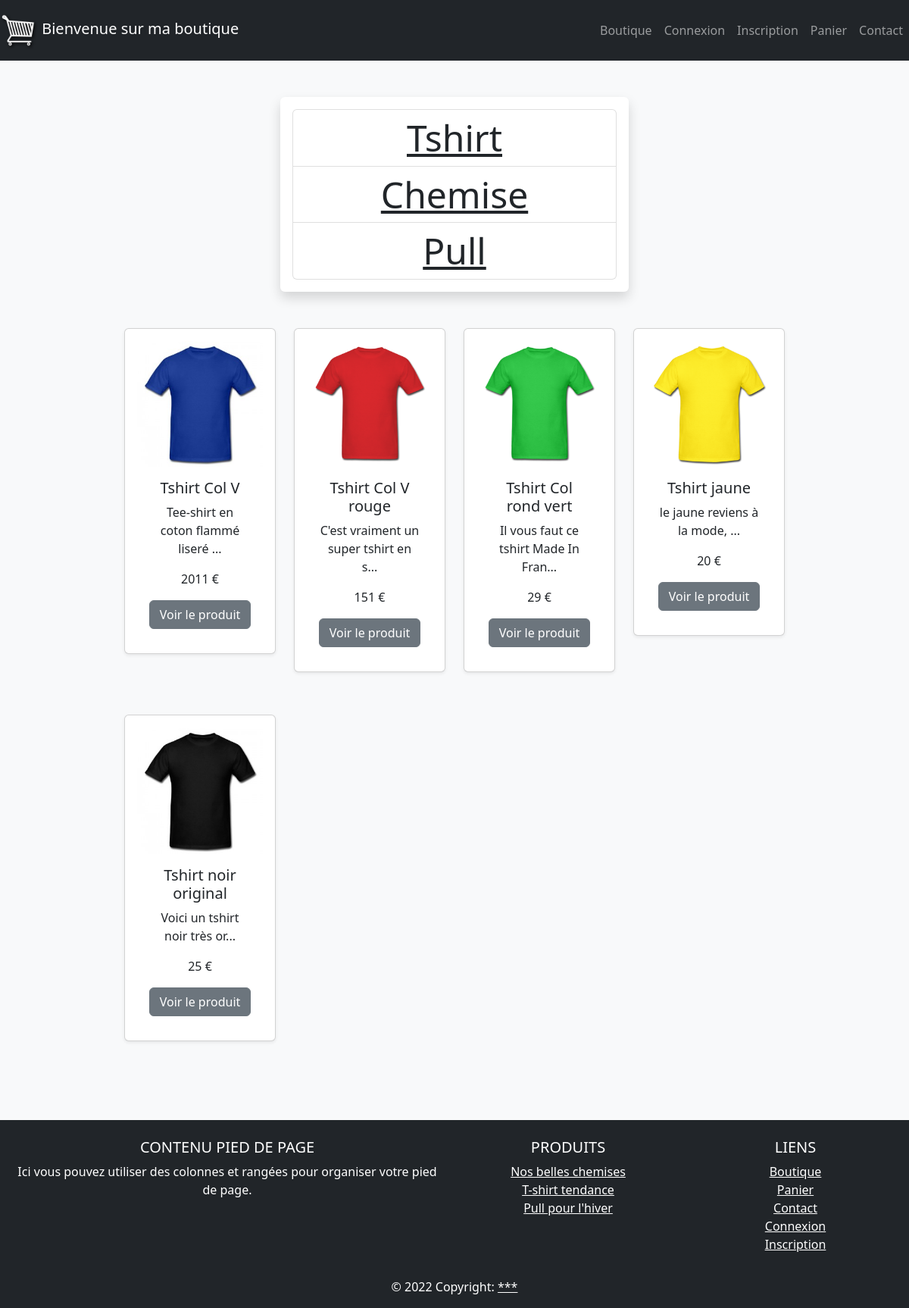
Page /?categorie=tshirt on the earlier database version.
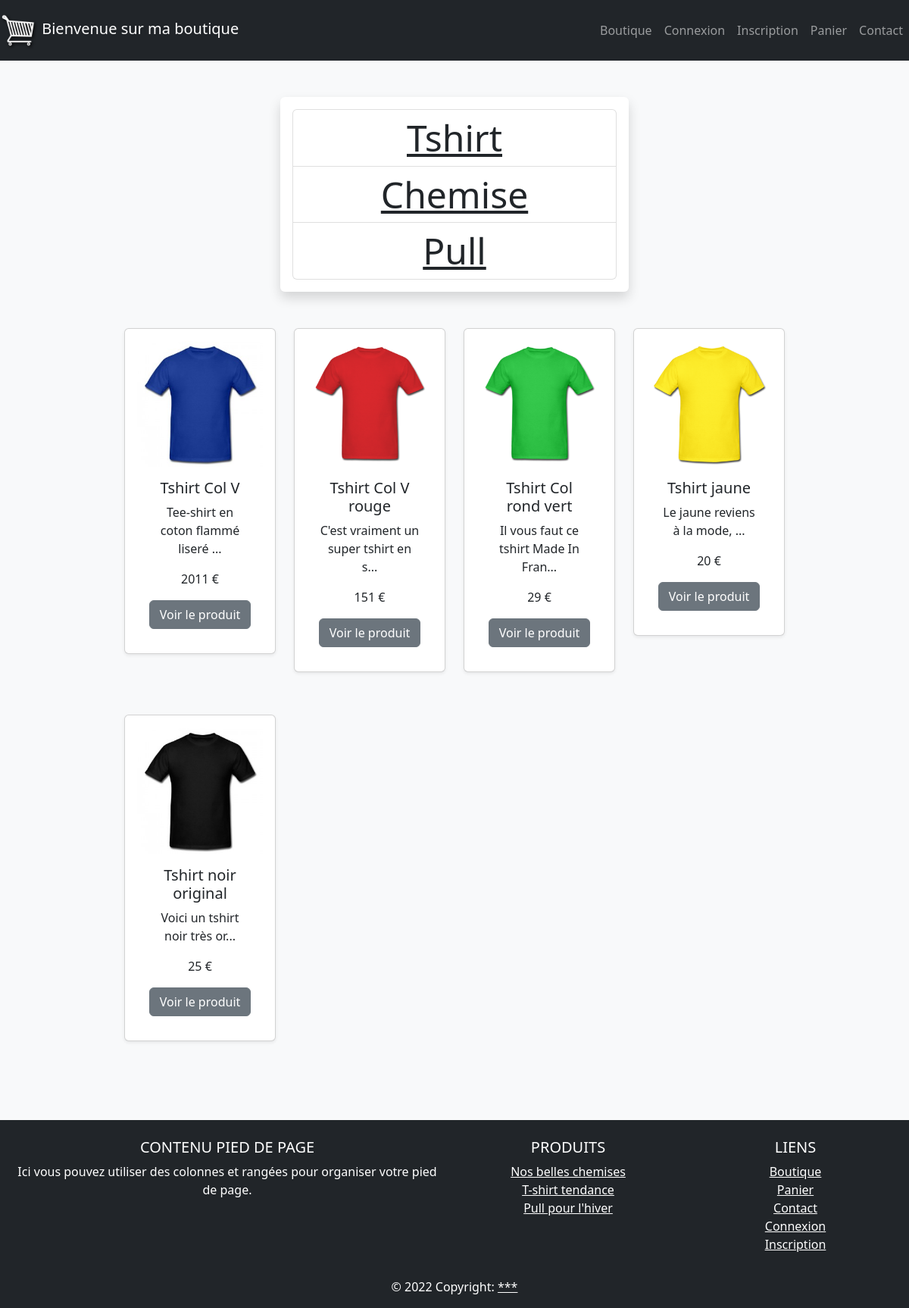
Same page on the later database version.
### tables this page shows
CREATE TABLE `produit` (
  `id_produit` int(3) NOT NULL,
  `reference` varchar(20) NOT NULL,
  `categorie` varchar(20) NOT NULL,
  `titre` varchar(100) NOT NULL,
  `description` text NOT NULL,
  `couleur` varchar(20) NOT NULL,
  `taille` varchar(5) NOT NULL,
  `public` enum('m','f','mixte') NOT NULL,
  `photo` varchar(250) NOT NULL,
  `prix` int(3) NOT NULL,
  `stock` int(3) NOT NULL
);

### inc/fonction.php (called while the page is built, shortened)
<?php
    function internauteEstConnecte() {
        if(isset($_SESSION["membre"])) {
            return true;
        } else {
            return false;
        }
    }
?>

### inc/init.php (called while the page is built, shortened)
<?php
$content = "";
require_once("fonction.php");
?>

### index.php (the view)
<?php
    require_once("inc/init.php");
    $stmt = $pdo->query("SELECT DISTINCT(categorie) FROM produit");
    $content .= (!isset($_GET["categorie"])) ? "<h3 class='mb-5 text-center display-5 shadow p-1 mb-5 bg-body rounded'> Veuillez choisir une catégorie </h3>" : "";
    $content .= "<div class='w-100'> </div>";
    $content .= " <div class='col-md-6 col-12 mb-3 justify-content-center shadow p-3 mb-5 bg-body rounded'>";
    $content .= "<ul class='list-group text-center display-5'>";
    while($categorie = $stmt->fetch(PDO::FETCH_ASSOC)) {
       $content .= " <li class='list-group-item'> <a class='text-dark text-capitalize' href='?categorie=$categorie[categorie]'>  $categorie[categorie] </a> </li>";
    }
    $content .= "</ul>";
    $content .= "</div>";
    if($_GET && isset($_GET["categorie"])) {
        $categorieSelectionnee = $_GET["categorie"];
        $r = $pdo->query("SELECT * FROM produit WHERE categorie = '$categorieSelectionnee' ");
        $content .= "<div class='row col-md-12'>";
        while($produit = $r->fetch(PDO::FETCH_ASSOC)) {
            $content .= "<div class='col-md-6 col-lg-3 col-sm-12 pl-2 pr-2 pb-2'> <div class='card col-md-12 w-100 shadow-sm p-3 mb-5 bg-body rounded'>
            <a href='fiche_produit.php?idProduit=$produit[id_produit]' target='_blank'><img style='cursor:pointer' class='card-img-top' src='$produit[photo]' alt='$produit[titre]' title='$produit[description]'></a>
                <div class='card-body '>
                    <h5 class='text-center card-title'>$produit[titre]</h5>
                    <p class='text-center card-text'>" . substr($produit["description"], 0, 35) . "..." . "</p>
                    <p class='text-center card-text'>$produit[prix] €</p>
                    <a href='fiche_produit.php?idProduit=$produit[id_produit]' class='d-flex justify-content-center btn btn-secondary' target='_blank'>Voir le produit</a>
                </div>
            </div> </div>";
        }
        $content .= "</div>";
    }
    require_once("inc/header.php");
?>
<?php echo $content; ?>
<?php
    require_once("inc/footer.php");
?>

### inc/header.php (shortened to what this page needs)
<!DOCTYPE html>
<html lang="fr">
<head>
    <link href="https://cdn.jsdelivr.net/npm/bootstrap@5.2.0-beta1/dist/css/bootstrap.min.css" rel="stylesheet">
    <link rel="stylesheet" href="css/style.css">
</head>
<body>
    <div class="container-flud">
        <nav class="navbar navbar-expand-lg navbar-dark bg-dark justify-content-start">
            <a class="navbar-brand" href="index.php">
            <img src="photo/shopping-cart-20377.png" width="50" height="50" class="d-inline-block align-center" alt="">
            Bienvenue sur ma boutique
            </a>
            <div class="collapse navbar-collapse justify-content-end" id="navbarNav">
                <ul class="navbar-nav">
                    <li class="nav-item active">
                        <a class="nav-link" href="index.php">Boutique</a>
                    </li>
                    <?php if(!internauteEstConnecte()) { ?>
                        <li class="nav-item">
                            <a class="nav-link" href="connexion.php">Connexion</a>
                        </li>
                        <li class="nav-item">
                            <a class="nav-link" href="inscription.php">Inscription</a>
                        </li>
                    <?php } else { ?>
                        <li class="nav-item">
                            <a class="nav-link" href="profil.php">Mon Profil</a>
                        </li>
                    <?php } ?>
                    <li class="nav-item position_relative">
                        <a class="nav-link" href="panier.php">Panier</a>
                    </li>
                    <li class="nav-item active">
                        <a class="nav-link" href="contact.php">Contact</a>
                    </li>
                </ul>
            </div>
        </nav>
        <main class="bg-light p-5">
            <div class="row col-md-10 mx-auto justify-content-center">

### inc/footer.php (shortened to what this page needs)
            </div>
        </main>
        <footer class="bg-dark page-footer font-small blue pt-4">
        <div class="container-fluid text-center text-md-left">
            <div class="row">
            <div class="col-md-6 mt-md-0 mt-3">
                <h5 class="text-white text-uppercase">Contenu pied de page</h5>
                <p class="text-white">Ici vous pouvez utiliser des colonnes et rangées pour organiser votre pied de page.</p>
            </div>
            <div class="col-md-3 mb-md-0 mb-3">
                <h5 class="text-white text-uppercase">Produits</h5>
                <ul class="list-unstyled">
                <li>
                    <a href="index.php?categorie=chemise" class="text-white">Nos belles chemises</a>
                </li>
                <li>
                    <a href="index.php?categorie=tshirt" class="text-white">T-shirt tendance</a>
                </li>
                <li>
                    <a href="index.php?categorie=pull" class="text-white">Pull pour l'hiver</a>
                </li>
                </ul>
            </div>
            <div class="col-md-3 mb-md-0 mb-3">
                <h5 class="text-white text-uppercase">Liens</h5>
                <ul class="list-unstyled">
                <li>
                    <a href="index.php" class="text-white">Boutique</a>
                </li>
                <li>
                    <a href="panier.php" class="text-white">Panier</a>
                </li>
                <li>
                    <a href="contact.php" class="text-white">Contact</a>
                </li>
                <?php if(internauteEstConnecte()) { ?>
                    <li>
                        <a href="profil.php" class="text-white">Mon profil</a>
                    </li>
                <?php } else { ?>
                    <li>
                        <a href="connexion.php" class="text-white">Connexion</a>
                    </li>
                    <li>
                        <a href="inscription.php" class="text-white">Inscription</a>
                    </li>
                <?php } ?>
                </ul>
            </div>
            </div>
        </div>
        <div class="text-white footer-copyright text-center py-3">© 2022 Copyright:
            <a href="" class="text-white"> ***</a>
        </div>
        </footer>
    </div>
</body>
</html>

### css/style.css (style rules this page uses)
nav { min-height: 10vh; }
main { min-height:70vh; }
footer { min-height: 20vh; }
.position_relative { position: relative; }

Differences in the rows shown:
changed produit "Tshirt jaune": description "le jaune reviens à la mode," → "Le jaune reviens à la mode,"
